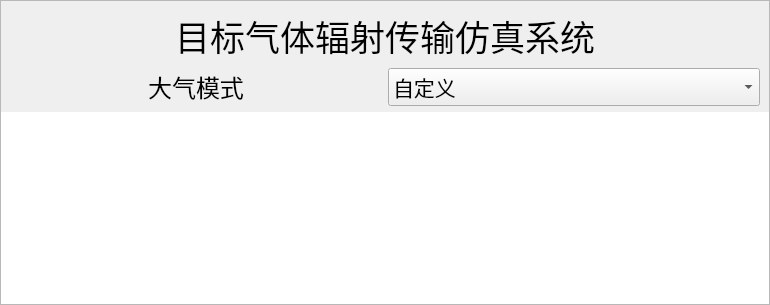
     <widget class="QFrame" name="frame_7">
      <property name="sizePolicy">
       <sizepolicy hsizetype="Expanding" vsizetype="Expanding">
        <horstretch>0</horstretch>
        <verstretch>0</verstretch>
       </sizepolicy>
      </property>
      <property name="frameShape">
       <enum>QFrame::StyledPanel</enum>
      </property>
      <property name="frameShadow">
       <enum>QFrame::Raised</enum>
      </property>
      <layout class="QVBoxLayout" name="verticalLayout_6" stretch="1,1,8">
       <property name="spacing">
        <number>6</number>
       </property>
       <property name="leftMargin">
        <number>0</number>
       </property>
       <property name="topMargin">
        <number>9</number>
       </property>
       <property name="rightMargin">
        <number>0</number>
       </property>
       <property name="bottomMargin">
        <number>0</number>
       </property>
       <item>
        <widget class="QLabel" name="label_3">
         <property name="sizePolicy">
          <sizepolicy hsizetype="Expanding" vsizetype="Expanding">
           <horstretch>0</horstretch>
           <verstretch>0</verstretch>
          </sizepolicy>
         </property>
         <property name="font">
          <font>
           <family>楷体</family>
           <pointsize>26</pointsize>
          </font>
         </property>
         <property name="text">
          <string>目标气体辐射传输仿真系统</string>
         </property>
         <property name="alignment">
          <set>Qt::AlignCenter</set>
         </property>
        </widget>
       </item>
       <item>
        <widget class="QWidget" name="widget_23" native="true">
         <property name="sizePolicy">
          <sizepolicy hsizetype="Expanding" vsizetype="Expanding">
           <horstretch>0</horstretch>
           <verstretch>0</verstretch>
          </sizepolicy>
         </property>
         <layout class="QHBoxLayout" name="horizontalLayout_23">
          <property name="topMargin">
           <number>0</number>
          </property>
          <property name="bottomMargin">
           <number>0</number>
          </property>
          <item>
           <widget class="QLabel" name="label_7">
            <property name="sizePolicy">
             <sizepolicy hsizetype="Expanding" vsizetype="Expanding">
              <horstretch>0</horstretch>
              <verstretch>0</verstretch>
             </sizepolicy>
            </property>
            <property name="font">
             <font>
              <family>微软雅黑</family>
              <pointsize>18</pointsize>
             </font>
            </property>
            <property name="layoutDirection">
             <enum>Qt::LeftToRight</enum>
            </property>
            <property name="text">
             <string>大气模式</string>
            </property>
            <property name="alignment">
             <set>Qt::AlignCenter</set>
            </property>
           </widget>
          </item>
          <item>
           <widget class="QComboBox" name="comboBox_2">
            <property name="sizePolicy">
             <sizepolicy hsizetype="Expanding" vsizetype="Expanding">
              <horstretch>0</horstretch>
              <verstretch>0</verstretch>
             </sizepolicy>
            </property>
            <property name="font">
             <font>
              <family>微软雅黑</family>
              <pointsize>16</pointsize>
              <weight>50</weight>
              <italic>false</italic>
              <bold>false</bold>
             </font>
            </property>
            <item>
             <property name="text">
              <string>自定义</string>
             </property>
            </item>
            <item>
             <property name="text">
              <string>晴朗天空</string>
             </property>
            </item>
            <item>
             <property name="text">
              <string>多云</string>
             </property>
            </item>
            <item>
             <property name="text">
              <string>沙尘</string>
             </property>
            </item>
            <item>
             <property name="text">
              <string>轻度雾霾</string>
             </property>
            </item>
            <item>
             <property name="text">
              <string>中度雾霾</string>
             </property>
            </item>
            <item>
             <property name="text">
              <string>重度雾霾</string>
             </property>
            </item>
           </widget>
          </item>
         </layout>
        </widget>
       </item>
       <item>
        <widget class="QFrame" name="frame_6">
         <property name="sizePolicy">
          <sizepolicy hsizetype="Expanding" vsizetype="Expanding">
           <horstretch>0</horstretch>
           <verstretch>0</verstretch>
          </sizepolicy>
         </property>
         <property name="frameShape">
          <enum>QFrame::NoFrame</enum>
         </property>
         <property name="frameShadow">
          <enum>QFrame::Plain</enum>
         </property>
         <layout class="QHBoxLayout" name="horizontalLayout_24">
          <property name="spacing">
           <number>0</number>
          </property>
          <property name="leftMargin">
           <number>0</number>
          </property>
          <property name="topMargin">
           <number>0</number>
          </property>
          <property name="rightMargin">
           <number>0</number>
          </property>
          <property name="bottomMargin">
           <number>0</number>
          </property>
          <item>
           <widget class="ChartView" name="profile_Tem">
            <property name="sizePolicy">
             <sizepolicy hsizetype="Expanding" vsizetype="Expanding">
              <horstretch>0</horstretch>
              <verstretch>0</verstretch>
             </sizepolicy>
            </property>
            <property name="frameShape">
             <enum>QFrame::NoFrame</enum>
            </property>
            <property name="frameShadow">
             <enum>QFrame::Plain</enum>
            </property>
           </widget>
          </item>
          <item>
           <widget class="ChartView" name="profile_Hum">
            <property name="sizePolicy">
             <sizepolicy hsizetype="Expanding" vsizetype="Expanding">
              <horstretch>0</horstretch>
              <verstretch>0</verstretch>
             </sizepolicy>
            </property>
            <property name="frameShape">
             <enum>QFrame::NoFrame</enum>
            </property>
            <property name="frameShadow">
             <enum>QFrame::Plain</enum>
            </property>
           </widget>
          </item>
          <item>
           <widget class="ChartView" name="profile_Pre">
            <property name="sizePolicy">
             <sizepolicy hsizetype="Expanding" vsizetype="Expanding">
              <horstretch>0</horstretch>
              <verstretch>0</verstretch>
             </sizepolicy>
            </property>
            <property name="frameShape">
             <enum>QFrame::NoFrame</enum>
            </property>
            <property name="frameShadow">
             <enum>QFrame::Plain</enum>
            </property>
           </widget>
          </item>
         </layout>
        </widget>
       </item>
      </layout>
     </widget>
